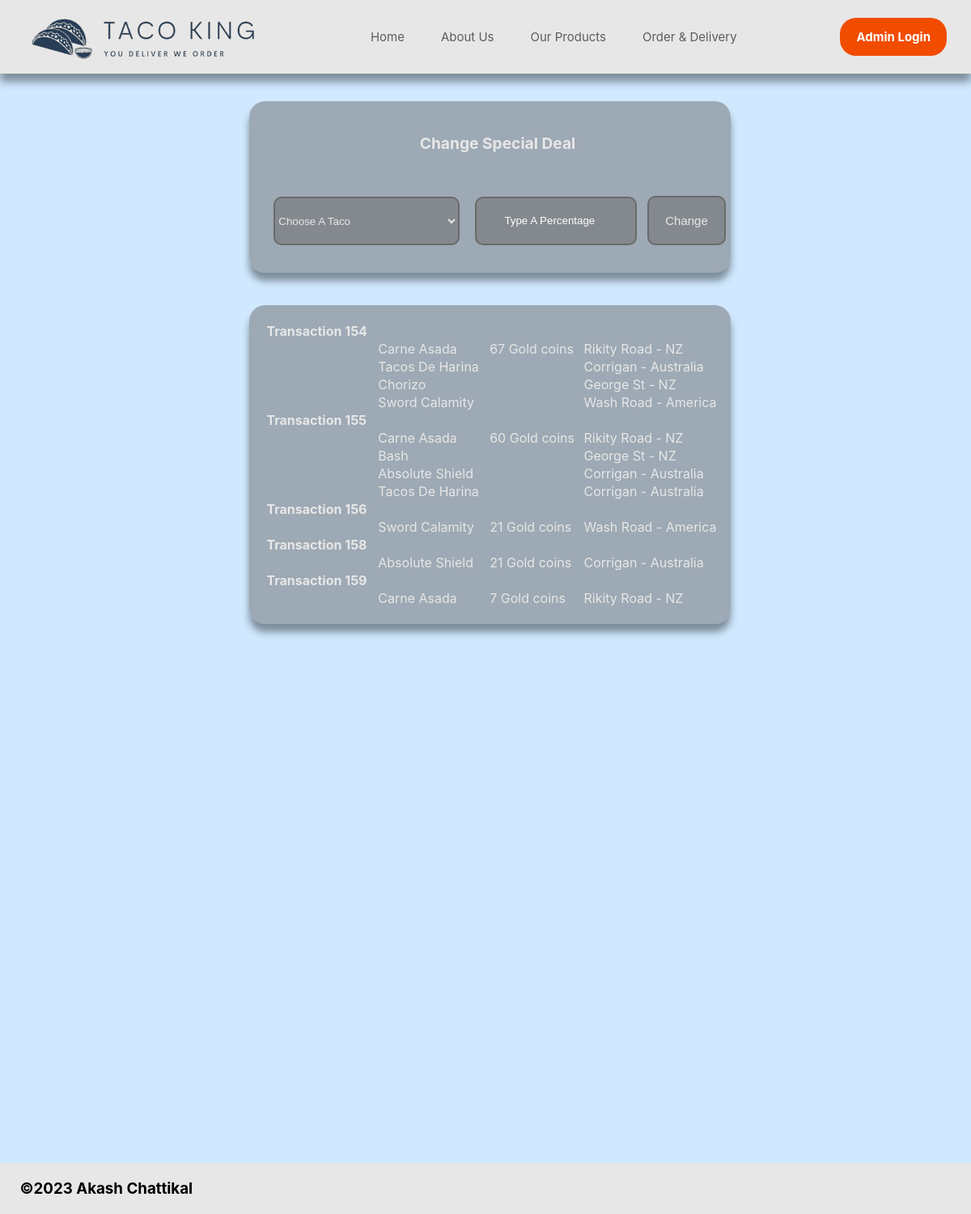
Before: /admin (signed in) with the older database file.
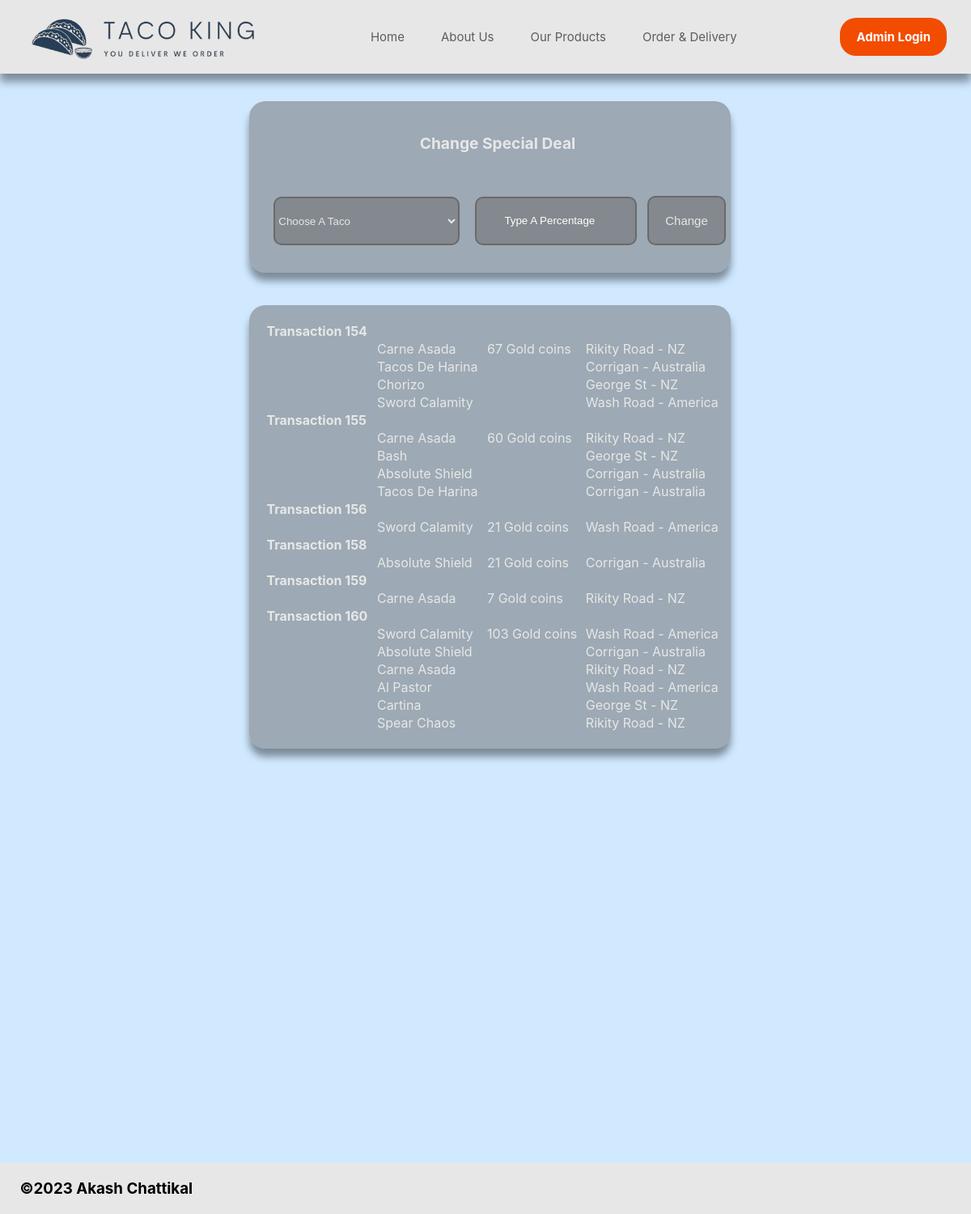
After: the same page with the newer database file.
### tables this page shows
CREATE TABLE Taco_Types (id INTEGER PRIMARY KEY AUTOINCREMENT, photo TEXT, name TEXT, tortilla INTEGER REFERENCES Tortilla (id), description TEXT, price TEXT, discount_price TEXT, location INTEGER REFERENCES Locations (id));

CREATE TABLE Locations (id INTEGER PRIMARY KEY AUTOINCREMENT, name TEXT);

### routes.py (the view)
@app.route("/admin")
def admin():
    if session["admin"] is True:
        taco_names = select_database("SELECT name, id FROM Taco_Types;", None, 1)
        trancs = select_database('SELECT * FROM Orders', None, 1)
        transaction_list = []
        for tranc in trancs:
            id_num = tranc[0]
            taco_list = []
            total_cost = 0
            for i in range(1, len(tranc)-1):
                if tranc[i] is not None:
                    taco_info = select_database('SELECT name, location \
                    FROM Taco_Types WHERE id = ?', (tranc[i],), 2)
                    print(taco_info, print(tranc[i]))
                    name = taco_info[0]
                    location_id = taco_info[1]
                    location = select_database('SELECT name FROM Locations\
                    WHERE id = ?', (location_id,), 2)
                    if total_cost == 0:
                        total_cost = select_database('SELECT cost FROM Orders WHERE id=?', (id_num,), 2)[0]
                        taco_list.append([name, total_cost, location[0]])
                    else:
                        taco_list.append([name, "", location[0]])
            transaction_list.append([id_num, taco_list])
        return render_template("admin.html", tranc=transaction_list,
                               tacos=taco_names, title="Admin")
    else:
        abort(404)

### routes.py (called while the page is built)
def select_database(statement, id, mode):
    conn = sqlite3.connect("tacoshop.db")
    cur = conn.cursor()
    if id is None:
        cur.execute(statement)
    else:
        cur.execute(statement, id)
    if mode == 1:
        results = cur.fetchall()
    else:
        results = cur.fetchone()
    return results

### templates/admin.html (shortened to what this page needs)
{% extends "layout.html" %}
{% block content %}
<body class="admin">
    <table class="admin_table shadow table_bg rounded prevent-select">
        <tr>
            <td colspan="3" style="padding-top: 18px;">
                <h2 style="text-align: center;">
                    Change Special Deal
                </h2>
            </td>
        </tr>
        <tr>
            <td colspan="3">
            </td>
        </tr>
        <tr>
            <form action="/set_deal", method="post", enctype="multipart/form-data">
                <td style="text-align: center;">
                    <b>
                        <br>
                        <select class="round_select" name="taco" id="taco">
                            <optgroup label="Tacos">
                                <option value="" disabled selected hidden>Choose A Taco</option>
                            </optgroup>
                        </select>
                    </b>
                </td>
                <td class="deal_td">
                    <input type="number" id="percent" name="percent" placeholder="Type A Percentage" min="0" max="100" class="percent center">
                </td>
                <td class="deal_td">
                    <input type="submit" value="Change" class="select_input">
                </td>
            </form>
        </tr>
            <td>
            </td>
    </table>
    <br>
    <br>
    <table class="admin_table shadow table_bg rounded ad_footer">
        {% for item in tranc %}
        <tr>
            <td><b>Transaction {{item[0]}}</b></td>
            {% for i in item[1] %}
            {% set outer_loop = loop %}
            <tr>
                <td></td>
                <td>{{item[1][outer_loop.index0][0]}}</td>
                <td>{{item[1][outer_loop.index0][1]}} {% if loop.index0 == 0 %} Gold coins {% endif %}</td>
                <td>{{item[1][outer_loop.index0][2]}}</td>
            </tr>
            {% endfor %}
        </tr>
        {% endfor %}
    </table>
</body>
{% endblock %}

Changed rows visible on the page:
now on this page (row unchanged): Taco_Types: name "Al Pastor"
now on this page (row unchanged): Taco_Types: name "Cartina"
now on this page (row edited): Taco_Types: name "Spear Chaos"
Other visible differences:
new list line: "Transaction 160 103 Gold coins"
new list line: "Sword Calamity"
new list line: "Wash Road - America Wash Road - America"
new list line: "Absolute Shield"
new list line: "Corrigan - Australia"
new list line: "Carne Asada"
new list line: "Rikity Road - NZ Rikity Road - NZ"
new list line: "George St - NZ"
